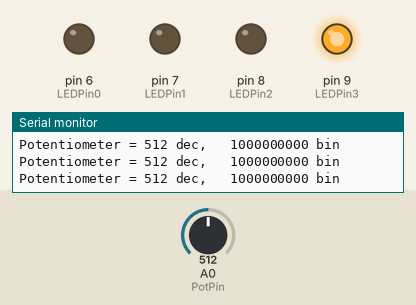
A sketch run on a simulated Arduino Uno, built with avr-gcc and run on an emulated ATmega328P. Parts: output pins drawn as LEDs (lit = HIGH), the last lines printed to the serial monitor. The test bench sets the inputs (shaded band); at power-on: A0 (PotPin) = 512.

Above: at 1.2 s.
1.3 s: A0 (PotPin) set to 493
At 2.1 s:
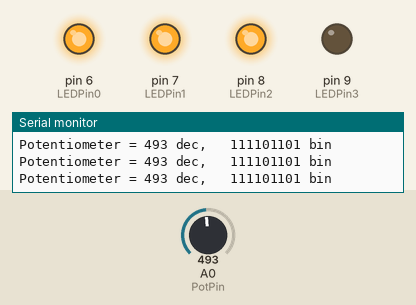
2.8 s: A0 (PotPin) set to 716
At 3.6 s:
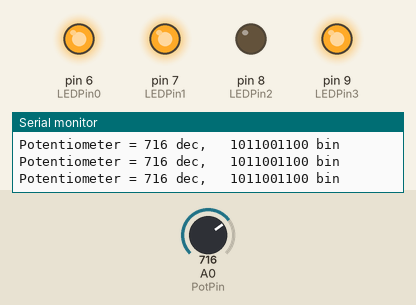
4.3 s: A0 (PotPin) set to 759
7.3 s: A0 (PotPin) set to 786
At 8.1 s:
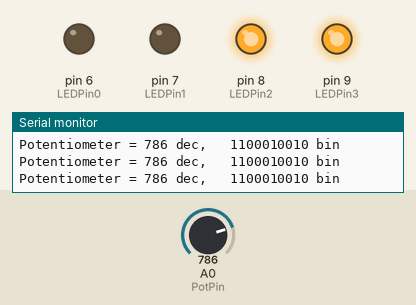
8.8 s: A0 (PotPin) set to 1023
At 9.7 s:
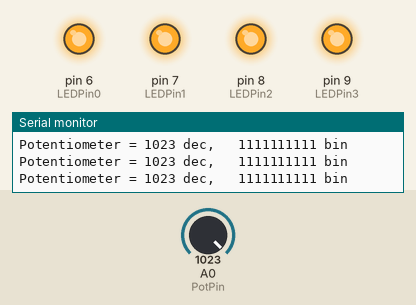
10.3 s: A0 (PotPin) set to 978
13.3 s: A0 (PotPin) set to 950
At 14.5 s:
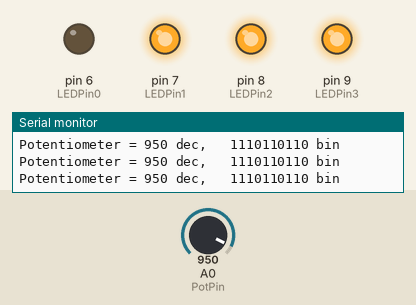
Timing chart, 0 to 15.8 s (numbered marks = the images above; inputs shaded):
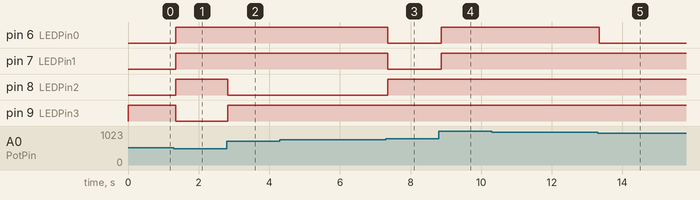

Measured:
- the behaviour switches between 512 and 511 on A0 (PotPin) (found by bisection; images 0 and 1)
- the behaviour switches between 767 and 768 on A0 (PotPin) (found by bisection; images 2 and 3)
- the behaviour switches between 960 and 959 on A0 (PotPin) (found by bisection; images 4 and 5)
- after the input at 1.3 s, pin 6 (LEDPin0), pin 7 (LEDPin1), pin 8 (LEDPin2): LOW → HIGH after 0.05 s; pin 9 (LEDPin3): HIGH → LOW after 0.05 s
- after the input at 2.8 s, pin 8 (LEDPin2): HIGH → LOW at once; pin 9 (LEDPin3): LOW → HIGH at once
- after the input at 7.3 s, pin 6 (LEDPin0), pin 7 (LEDPin1): HIGH → LOW after 0.06 s; pin 8 (LEDPin2): LOW → HIGH after 0.06 s
- after the input at 8.8 s, pin 6 (LEDPin0), pin 7 (LEDPin1): LOW → HIGH after 0.07 s
- after the input at 13.3 s, pin 6 (LEDPin0): HIGH → LOW at once

The sketch:

L1.7.ino
```cpp
/*
 Analog_Count

 T.R. Consi, ME379
 Aug. 24, 2010

 Modifed by C. Abbey
 Jan. 30, 2024

 Reads potentiometer
 Divides value by 8
 Outputs value on 7 LED's
 Repeats endlessly

 LED's attached to pins 30(lsb) to 36(msb)
 Potentiometer attached to analog input 0
 */

const int LEDPin0 = 6;      // Define LED 1 pin
const int LEDPin1 = 7;      // Define LED 2 pin
const int LEDPin2 = 8;      // Define LED 3 pin
const int LEDPin3 = 9;      // Define LED 4 pin

const int PotPin = A0;      // Define Pin to be used for potentiometer
int PotReading = 0;         // Set the initial value to zero

// Create an array for the loop to reference array values
int LEDs[] = {LEDPin0, LEDPin1, LEDPin2, LEDPin3};

// Define the variable ledState, sensorValue and newValue.
// sensorValue and newValue are set to intial values of zero.
int ledState;
int sensorValue = 0;  // variable to store the value coming from the sensor
int newValue = 0;

void setup() {
  // declare the ledPin as an OUTPUT:
  pinMode(LEDPin0, OUTPUT);
  pinMode(LEDPin1, OUTPUT);
  pinMode(LEDPin2, OUTPUT);
  pinMode(LEDPin3, OUTPUT);

  Serial.begin(9600);
}

/*
 * Define a new function that does not return a value (void) to process the incoming data from
 * the potentiometer, and prints it to the serial monito so values can be confirmed.
 */
void printpot(){
  sensorValue = analogRead(PotPin);
  newValue = sensorValue / 64;        // sensor value divided by 64 to convert 4 bit number

  Serial.print("Potentiometer = ");  // Beginning of message
  Serial.print(sensorValue);         // potentiometer reading in decimal
  Serial.print(" dec,   ");          // decimal indicator in message
  Serial.print(sensorValue, BIN);    // potentiometer reading in binary
  Serial.println(" bin ");           // binary indicator in message, puts a linefeed at end
}
void loop() {
  //initilize the printpot function here
  printpot();

  /*
   * The following code block utilized a for loop that iterates from 0 to 3
   * to read the current binary value of the varible 'newValue' with respect to i
   * which reperesents the current digit place.
   *
   * The loop then writes the code to the proper led by addressing the array created earlier
   * and indexing that array for the value represented by i.
   */
  for (int i = 0; i <= 3; i = i + 1)
  {
    ledState = bitRead(newValue, i);
    digitalWrite(LEDs[i], ledState);
  }
  delay(20);

}
```
